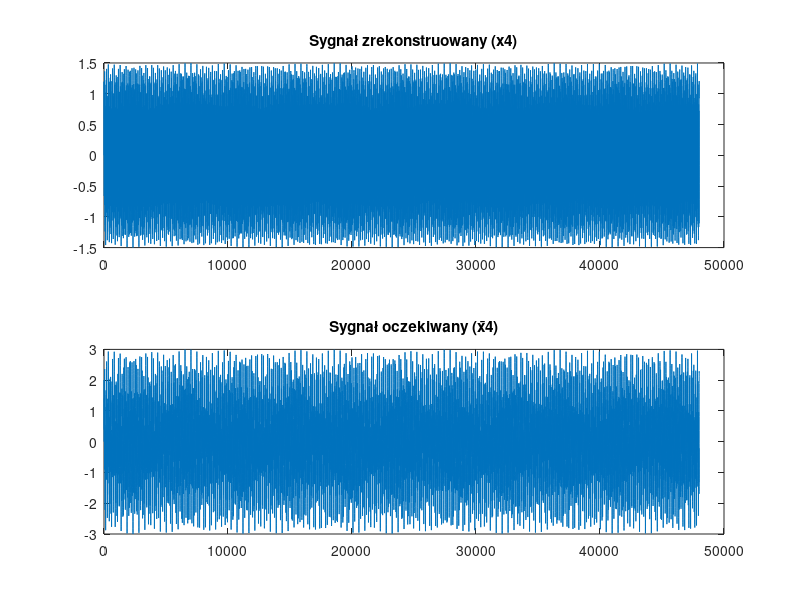

Here is the MATLAB script that generated this plot:
clear all;
close all;
f1 = 1001.2;
fs1 = 8e3;
dt1 = 1/fs1;
t1 = (0:dt1:1-dt1)';
x1 = sin(2*pi*f1*t1);

f2 = 303.1;
fs2 = 32e3;
dt2 = 1/fs2;
t2 = (0:dt2:1-dt2)';
x2 = sin(2*pi*f2*t2);

f3 = 2110.4;
fs3 = 48e3;
dt3 = 1/fs3;
t3 = (0:dt3:1-dt3)';
x3 = sin(2*pi*f3*t3);

% x1_up = zeros(length(x3),1);
% p = 0;
% for i = 1:2:length(x1)
%     x1_up(i+p:i+p+1) = x1(i:i+1);
%     p=p+10;
% end
% 
% x2_up = zeros(length(x3),1);
% p = 0;
% for i = 1:2:length(x2)
%     x2_up(i+p:i+p+1) = x2(i:i+1);
%     p=p+1;
% end
% 
% x4 = x1_up+x2_up+x3;
% figure;
% plot(t3,x4,'b');

L1 = fs3/fs1;  % 6
L2 = 3;    

x1_up = upsample(x1, L1);
x2_up = upsample(x2, L2);



N = 101;  
h1 = fir1(N-1, 1/L1);
h2 = fir1(N-1, 1/L2);

x1_filt = conv(x1_up, h1, 'same');
x2_filt = conv(x2_up, h2, 'same');

x2_final = x2_filt(1:2:end);  % decymacja przez 2

min_len = min([length(x1_filt), length(x2_final), length(x3)]);
x1_final = x1_filt(1:min_len);
x2_final = x2_final(1:min_len);
x3_final = x3(1:min_len);

% Sumowanie
x4 = x1_final + x2_final + x3_final;

% Oczekiwany sygnał
% t = (0:1/fs3:1-1/fs3)';
t = t3;
x4_expected = sin(2*pi*f1*t) + sin(2*pi*f2*t) + sin(2*pi*f3*t);
x4_expected = x4_expected(1:min_len);

% Wykres
figure;
subplot(2,1,1);
plot(x4); title('Sygnał zrekonstruowany (x4)');
subplot(2,1,2);
plot(x4_expected); title('Sygnał oczekiwany (x̄4)');

% % Odsłuch
% sound(x4, fs3);
